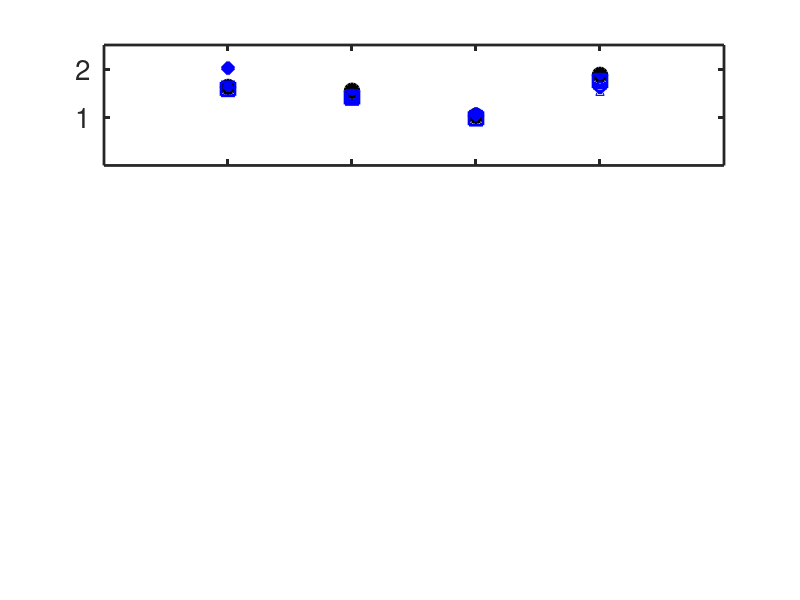

Reproduce this figure in MATLAB. (Note: this script raises an error after producing the figure.)
clear
figure

x=1:4;
subplot(3,1,1)
% For the energy barrier of NEB
y11=[1.63,1.55,1.03,1.88];
plot(x,y11,'ko','linewidth',2,'Markersize',10,'Markerfacecolor','k')
set(gca,'fontsize',20)
set(gca,'linewidth',2)

set(gca,'XTick', [1 2 3 4]);
%set(gca,'XTickLabel',{'CH4','CH3','CH2','CH'});
set(gca,'XTickLabel',{});
set(gca,'yTick', [1 2]);

xlim([0 5])
ylim([0 2.5])
hold on

y12=[1.59,1.41,0.98,1.75];
plot(x,y12,'bs','linewidth',2,'Markersize',10,'Markerfacecolor','b')

y13=[2.02,1.45,1.07,1.62];
plot(x,y13,'bd','linewidth',2,'Markersize',9,'Markerfacecolor','b')

% For the free energy barrier of 300K
y14=[2.08,1.43,1.12,1.54];
ebar14=[0.03,0.03,0.04,0.05];
errorbar(x,y14,ebar14,'b^','linewidth',2,'Markersize',8)
%barweb(x,y2,ebar2)

%ylabel('Dissociation barrier (eV)')
legend('MEP-0K','MEP-300K','cMEP-300K','PMF-300K')
legend('boxoff')

subplot(3,1,2)
y21=[2.08,1.544,1.227,1.872];
plot(x,y21,'rs','linewidth',2,'Markersize',10,'Markerfacecolor','r')
set(gca,'fontsize',20)
set(gca,'linewidth',2)

set(gca,'XTick', [1 2 3 4]);
set(gca,'XTickLabel',{'CH$_4$','CH$_3$','CH$_2$','CH'},'TickLabelInterpreter','latex');

set(gca,'yTick', [1 2]);

xlim([0 5])
ylim([0.5 2.5])

hold on

% For the free energy barrier of 1300K
y22=[1.807,1.439,1.169,0.85];
ebar22=[0.08,0.07,0.04,0.05];
errorbar(x,y22,ebar22,'r^','linewidth',2,'Markersize',8)
%barweb(x,y2,ebar2)

ylabel('Dissociation barrier (eV)')
legend('MEP-1300K','PMF-1300K')
legend('boxoff')

subplot(3,1,3)

%*********************************************************
%*********************************************************
% the NCN for the NEB along CH4 CH3 CH2 CH
%*********************************************************
ncn_neb_is=[0.003181,2.487011,3.357176,2.978038];
ncn_neb_ts=[3.344495,3.539926,4.612271,4.661760];
%%ncn_neb_fs=[4.751969,5.168288,5.331161,6.205243];

% the NCN for the 300K along CH4 CH3 CH2 CH
ncn_300k_is=[0.003144,2.319665,3.074099,2.845936];
ncn_300k_ts=[3.103093,3.624610,4.572498,4.341641];

% for the delta_ncn at NEB
delta_ncn_neb=ncn_neb_ts-ncn_neb_is;

% for the delta_ncn at 300K
delta_ncn_300k=ncn_300k_ts-ncn_300k_is;

x31=[2.09,1.62,1.40,0.49];
x31ebar=[0.2,0.30,0.34,0.3];
%*********************************************************
%*********************************************************

%*********************************************************
%*********************************************************
% The NCN for the free energy at 1300K
x32=[1.68,1.54,1.26,1.85];
x32ebar=[0.27,0.18,0.20,0.24];
%*********************************************************
%*********************************************************


% For the correct result for NEB at 1300K
y31=[2.08,1.54,1.227,1.872];
y31ebar=[0.03,0.03,0.04,0.05];

% For the free energy barrier of 1300K
y32=[2.33,1.44,1.17,0.85];
y32ebar=[0.04,0.03,0.04,0.06];

plot(x32-x31,y32-y31,'ro','linewidth',2,'Markersize',8,'Markerfacecolor','r')
hold on
h1=herrorbar(x32-x31,y32-y31,x31ebar,'ro');
set(h1,'linewidth',2)

plot(delta_ncn_300k-delta_ncn_neb,y14-y13,'bo','linewidth',2,'Markersize',8,'Markerfacecolor','b')
hold on
h2=herrorbar(delta_ncn_300k-delta_ncn_neb,y14-y13,x32ebar,'bo');
set(h2,'linewidth',2)

% For the energy barrier of NEB
%%errorbar(y32-y31,x32-x31,x31ebar,'ro','linewidth',2,'Markersize',8,'Markerfacecolor','r')
hold on
xlim([-1.0 2])
ylim([-1.5 1])
plot([-1.0 2],[0,0],'k--','linewidth',2)
plot([0 0],[-1.5 1],'k--','linewidth',2)

set(gca,'fontsize',20)
set(gca,'linewidth',2)

%hold on
ylabel('\Delta F (eV)')
xlabel('\Delta_N_C_N^''')

%for the new point
%the corrected barrier for the second path of CH
y1_new=1.64;

%the free energy barrier under 300K
y2_new=0.96;

NCN_300(1:2)=[2.893,5.8];
xncn3=NCN_300(2)-NCN_300(1);

NCN_NEB(1:2)=[2.960,5.16];
xncn0=NCN_NEB(2)-NCN_NEB(1);

ebarp=0.35;

hold on
h3=herrorbar(xncn3-xncn0,y2_new-y1_new,ebarp,'bo');
set(h3,'linewidth',2,'Markersize',8,'Markerfacecolor','b')
%%errorbar(y2_new-y1_new,xncn3-xncn0,ebarp,'bo','linewidth',2,'Markersize',8,'Markerfacecolor','b')
